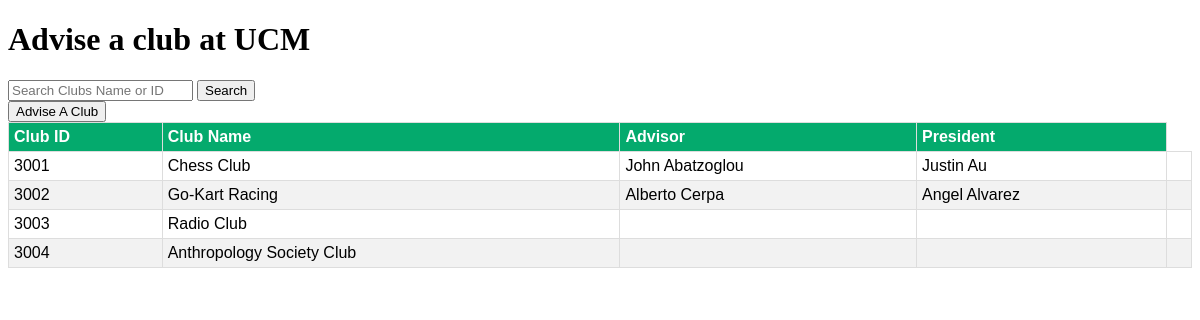
Screenshot of /view_cbP.php with the database file from the repository.
### tables this page shows
CREATE TABLE clubs (
    id decimal(10,0) not null,
    name varchar(50) not null,
    advisor varchar(50),
    president varchar(50)
);

### view_cbP.php (the view, shortened to what this page needs)
<?php
include("connection.php");
?>
<!DOCTYPE html>
<html>
	</head>
	<body>
		<h1>
			Advise a club at UCM
		</h1>
		<form action = "search_club.php" method = "POST">
			<input type = "text" placeholder = "Search Clubs Name or ID" name="search">
			<input type = "submit" value="Search" name="submit">
		</form>
        <form action = "advise_cb.php" method = "get">
            <input type = "submit" value = "Advise A Club">
        </form>
		<table>
			<tr>
			<th>Club ID</th>
			<th>Club Name</th>
            <th>Advisor</th>
			<th>President</th>
			<tr>
				<?php
					$sel = "SELECT * FROM `clubs`";
					$qryDisplay = mysqli_query($conn, $sel);
					while ($row = mysqli_fetch_array($qryDisplay)) {
                    $cb_id = $row['id'];
					$cb_name = $row['name'];
                    $advisor = $row['advisor'];
                    $president = $row['president'];
					echo "<tr><td>" .$cb_id. "</td><td>" .$cb_name. "</td><td>" .$advisor. "</td><td>" .$president. "</td><td></td></tr>";
				}
				?>
			</tr>
		</table>
	</body>
</html>

### view_cbP.php (style rules this page uses)
table { font-family:Arial, Helvetica, sans-serif; border-collapse: collapse; width: 100%; }
td { border:1px solid #ddd; padding:5px; }
tr:nth-child(even) { background-color: #f2f2f2; }
th { border:1px solid #ddd; padding:5px; padding-top: 5px; padding-bottom: 5px; text-align: left; background-color: #04AA6D; color: white; }

### rows the page displays
clubs: id "3001", name "Chess Club", advisor "John Abatzoglou", president "Justin Au"
clubs: id "3002", name "Go-Kart Racing", advisor "Alberto Cerpa", president "Angel Alvarez"
clubs: id "3003", name "Radio Club"
clubs: id "3004", name "Anthropology Society Club"
